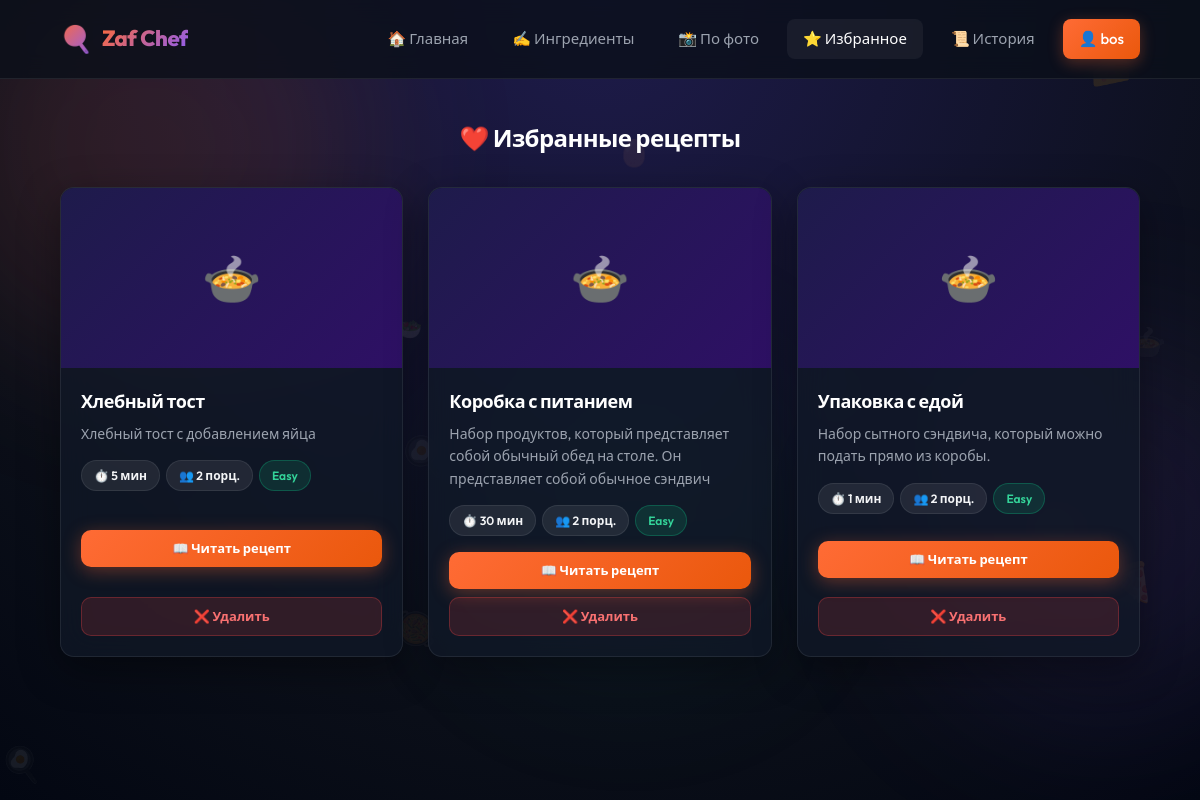
/favorites/ (signed in), run on the app's committed database.
### register/models.py (models this page shows, shortened)
class User(AbstractUser):
    bio  = models.TextField(null=True, blank=True)
    email = models.EmailField(unique=True)
    photo = models.ImageField(upload_to='users/', null=True, blank=True)

### chef/models.py (models this page shows, shortened)
class Favorite(models.Model):
    user = models.ForeignKey( settings.AUTH_USER_MODEL,on_delete=models.CASCADE)
    recipe = models.ForeignKey(Recipe,on_delete=models.CASCADE)
    created_at = models.DateTimeField(auto_now_add=True)
    class Meta:
        unique_together = ('user', 'recipe')

class Recipe(models.Model):
    DIFFICULTY_CHOICES = [('easy', 'Easy'),('medium', 'Medium'),('hard', 'Hard'),]
    title = models.CharField(max_length=200)
    description = models.TextField()
    instructions = models.TextField()
    cooking_time = models.PositiveIntegerField(help_text='Cooking time in minutes')
    servings = models.PositiveIntegerField(default=1)
    difficulty = models.CharField(max_length=10,choices=DIFFICULTY_CHOICES,default='easy')
    image = models.ImageField(upload_to='recipes/',blank=True,null=True)
    ingredients = models.ManyToManyField(Ingredient,through='RecipeIngredient',related_name='recipes')
    created_by = models.ForeignKey( settings.AUTH_USER_MODEL,on_delete=models.CASCADE,related_name='recipes')
    created_at = models.DateTimeField(auto_now_add=True)
    updated_at = models.DateTimeField(auto_now=True)

### chef/views.py (the view)
# urls.py: path('favorites/', views.favorites, name='favorites'),
@login_required
def favorites(request):
    favorites = Favorite.objects.filter(
        user=request.user
    ).select_related('recipe').prefetch_related('recipe__ai_suggestions')
    return render(request, 'favorites.html', {
        'favorites': favorites
    })

### templates/favorites.html (shortened to what this page needs)
{% extends "base.html" %}
{% block content %}
<h2 style="margin-bottom: 30px; text-align: center;">❤️ Избранные рецепты</h2>
{% if favorites %}
    <div class="favorites-grid">
        {% for item in favorites %}
            <div class="fav-card glass-panel">
                <div class="fav-image">
                    {% if item.recipe.image %}
                        <img src="{{ item.recipe.image.url }}" alt="{{ item.recipe.title }}">
                    {% else %}
                        <div style="width: 100%; height: 100%; background: linear-gradient(135deg, #1e1b4b 0%, #2e1065 100%); display: flex; align-items: center; justify-content: center; font-size: 48px;">
                            🍲
                        </div>
                    {% endif %}
                </div>
                <div class="fav-content">
                    <div>
                        <h3 style="font-size: 18px; margin-bottom: 6px;">{{ item.recipe.title }}</h3>
                        <p style="margin-bottom: 12px;">{{ item.recipe.description }}</p>
                        <div class="recipe-badges" style="margin-bottom: 16px; display: flex; gap: 6px; flex-wrap: wrap;">
                            <span class="badge">⏱️ {{ item.recipe.cooking_time }} мин</span>
                            <span class="badge">👥 {{ item.recipe.servings }} порц.</span>
                            <span class="badge badge-success">{{ item.recipe.get_difficulty_display }}</span>
                        </div>
                    </div>
                    {% with ai_dish=item.recipe.ai_suggestions.first %}
                        {% if ai_dish %}
                            <a href="{% url 'ai_dish_detail' ai_dish.id %}" class="btn btn-primary" style="width: 100%; padding: 8px; font-size: 13px; margin-bottom: 8px;">
                                📖 Читать рецепт
                            </a>
                        {% endif %}
                    {% endwith %}
                    <a href="{% url 'remove_favorite' item.recipe.id %}" class="btn btn-danger" style="width: 100%; padding: 8px; font-size: 13px;">
                        ❌ Удалить
                    </a>
                </div>
            </div>
        {% endfor %}
    </div>
{% endif %}
{% endblock %}

### templates/base.html (shortened to what this page needs)
{% load static %}
<!DOCTYPE html>
<html lang="ru">
<head>
    <link rel="stylesheet" href="{% static 'style.css' %}">
</head>
<body>
<div class="bg-orbs" aria-hidden="true">
    <div class="orb orb-1"></div>
    <div class="orb orb-2"></div>
    <div class="orb orb-3"></div>
</div>
<div id="floating-icons" class="floating-icons" aria-hidden="true"></div>
<div class="navbar">
    <a href="/" class="logo">
        <span class="logo-icon icon-bounce">🍳</span>
        <span>Zaf Chef</span>
    </a>
    <div class="menu">
        <a href="/" id="nav-home"><span class="nav-emoji">🏠</span> Главная</a>
        {% if user.is_authenticated %}
            <a href="{% url 'recipe_search' %}" id="nav-search"><span class="nav-emoji">✍️</span> Ингредиенты</a>
            <a href="{% url 'image_search' %}" id="nav-image"><span class="nav-emoji">📸</span> По фото</a>
            <a href="{% url 'favorites' %}" id="nav-favorites"><span class="nav-emoji">⭐</span> Избранное</a>
            <a href="{% url 'history' %}" id="nav-history"><span class="nav-emoji">📜</span> История</a>
            <a href="{% url 'profile' %}" id="nav-profile" class="btn-nav-accent"><span class="nav-emoji">👤</span> {{ user.username }}</a>
        {% else %}
            <a href="{% url 'login' %}" id="nav-login" class="btn-nav-accent"><span class="nav-emoji">🔑</span> Войти</a>
        {% endif %}
    </div>
</div>
<div class="container">
    {% block content %}
    {% endblock %}
</div>
</body>
</html>

### data on the page
User: username "bos"
Favorite: recipe "Хлебный тост", recipe.description "Хлебный тост с добавлением яйца", recipe.cooking_time "5", recipe.servings "2", recipe.difficulty "Easy"
Favorite: recipe "Коробка с питанием", recipe.description "Набор продуктов, который представляет собой обычный обед на столе. Он представляет собой обычное сэндвич", recipe.cooking_time "30", recipe.servings "2", recipe.difficulty "Easy"
Favorite: recipe "Упаковка с едой", recipe.description "Набор сытного сэндвича, который можно подать прямо из коробы.", recipe.cooking_time "1", recipe.servings "2", recipe.difficulty "Easy"
